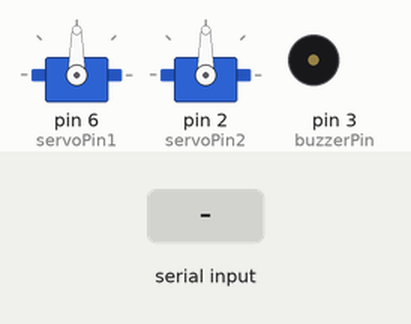
Simulated run of this sketch. Board: Arduino Uno, built with avr-gcc and run on an emulated ATmega328P. Shown: 2 × servo, buzzer (waves = sounding). The inputs (shaded band) are chosen by the test bench.

Above: at 1.2 s.
1.3 s: "f" received over the second serial link
At 2.0 s:
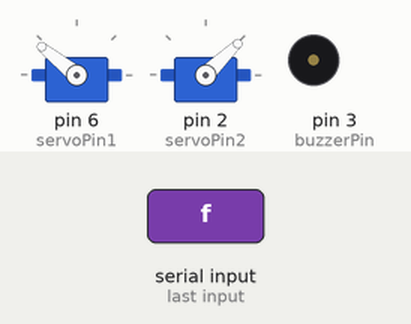
2.8 s: "b" received over the second serial link
At 3.1 s:
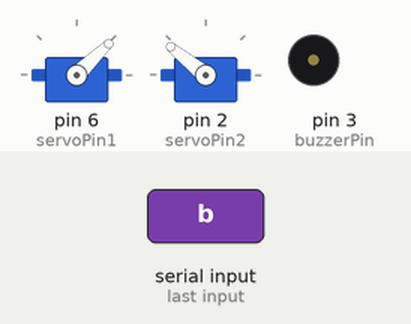
4.3 s: "r" received over the second serial link
At 5.5 s:
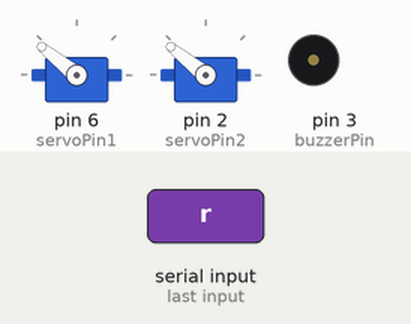
5.8 s: "l" received over the second serial link
At 6.6 s:
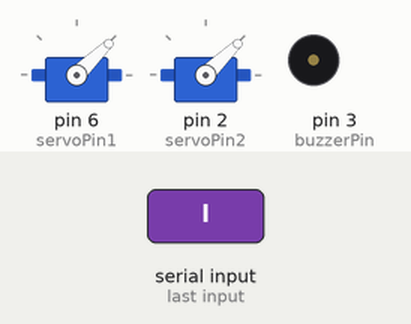
7.3 s: "h" received over the second serial link
At 7.7 s:
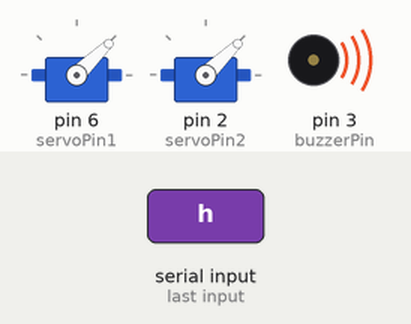
Timing chart, 0 to 10.3 s (numbered marks = the images above; inputs shaded):
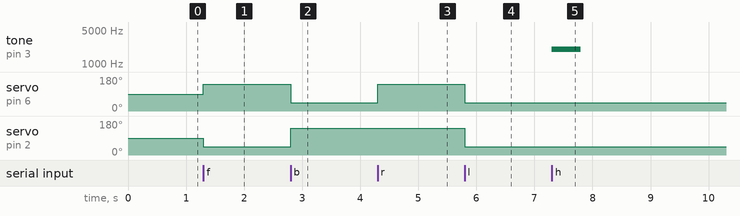

The sketch:

ottoWheels.ino
```cpp
#include <Servo.h>
#include <SoftwareSerial.h>

// Define o pino do servo motor
int servoPin1 = 6;
int servoPin2 = 2;
Servo servo1;
Servo servo2;

// Define os pinos TX e RX do módulo Bluetooth
int bluetoothTx = 11;
int bluetoothRx = 12;
SoftwareSerial bluetooth(bluetoothTx, bluetoothRx);

int buzzerPin = 3;

void setup() {
  Serial.begin(9600);
  bluetooth.begin(9600);
  servo1.attach(servoPin1);
  servo2.attach(servoPin2);
  pinMode(buzzerPin, OUTPUT);
}

void loop() {
  // Verifica se há um sinal recebido do aplicativo via Bluetooth
  if (bluetooth.available() > 0) {
    // Lê o sinal recebido do aplicativo
    char signal = bluetooth.read();

    if (signal == 'f') {
      servo1.writeMicroseconds(2000);
      servo2.writeMicroseconds(1000);
    }
    else if (signal == 'b') {
      servo1.writeMicroseconds(1000);
      servo2.writeMicroseconds(2000);
    }
    else if (signal == 'r') {
      servo1.writeMicroseconds(2000);
      servo2.writeMicroseconds(2000);
    }
    else if (signal == 'l'){
      servo1.writeMicroseconds(1000);
      servo2.writeMicroseconds(1000);
    }
    else if (signal == 's') {
      servo1.writeMicroseconds(1500);
      servo2.writeMicroseconds(1500);
    }
   else if (signal == 'h') {
      tone(buzzerPin, 2000, 500);
      delay(500);
      noTone(buzzerPin);
    }
  }
}
```

Measured:
- after the input at 1.3 s, servo on pin 6 (servoPin1): 90° → 141° at once; servo on pin 2 (servoPin2): 90° → 44° at once
- after the input at 2.8 s, servo on pin 6 (servoPin1): 141° → 44° at once; servo on pin 2 (servoPin2): 44° → 141° at once
- after the input at 4.3 s, servo on pin 6 (servoPin1): 44° → 141° at once
- after the input at 5.8 s, servo on pin 6 (servoPin1), servo on pin 2 (servoPin2): 141° → 44° at once
- after the input at 7.3 s, tone on pin 3 (buzzerPin): silent → 2000 Hz at once, → silent 0.50 s later
